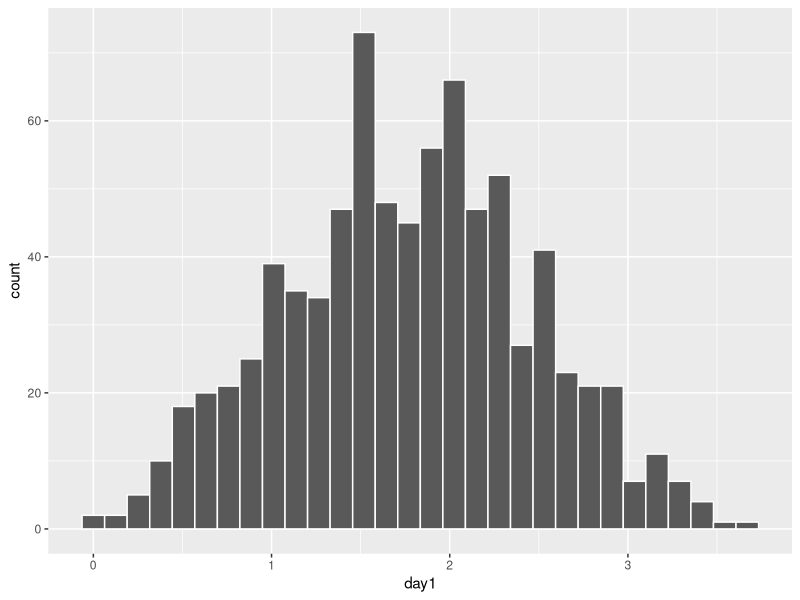
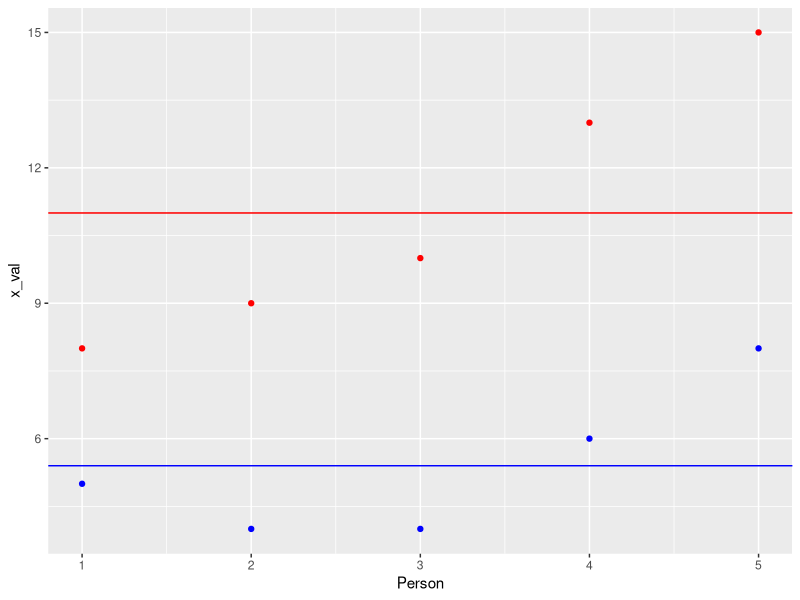
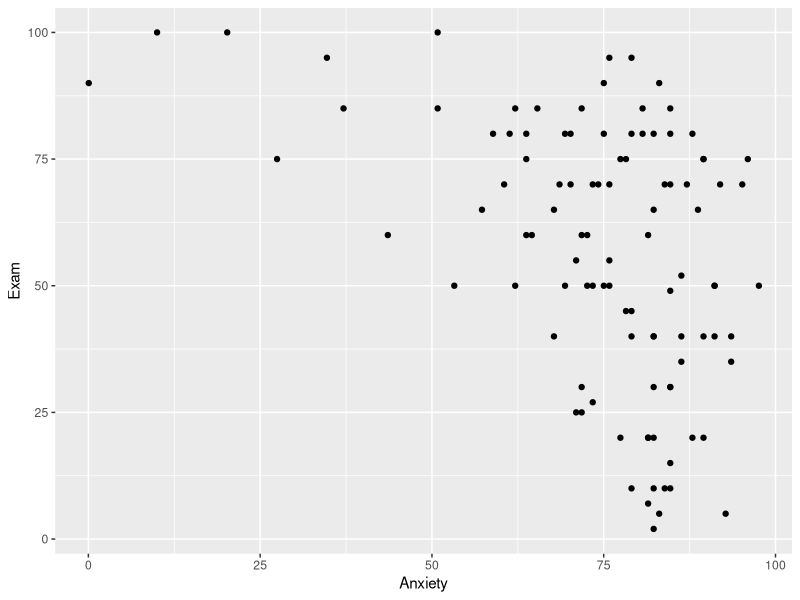

Recreate these plots in R, in order. (Note: this script raises an error after producing the figures.)
## ---- chunk 1
knitr::opts_chunk$set(echo = TRUE, warning=FALSE, message = FALSE)

## ---- chunk 2
colorize <- function(x, color) {
  if (knitr::is_latex_output()) {
    sprintf("\\textcolor{%s}{%s}", color, x)
  } else if (knitr::is_html_output()) {
    sprintf("<span style='color: %s;'>%s</span>", color, 
      x)
  } else x
}

#`r colorize("some words in red", "red")`


## ---- chunk 3

Sys.Date()
## ---- chunk 4
library(ggplot2)
## ---- chunk 5

library(readr)
DownloadFestival <- read_csv("Data_files_csv/DownloadFestival.csv")



dlf=DownloadFestival  #use shorter data.frame names to make your life easier..... 
head(dlf)
tail(dlf)

summary(dlf)





dlf2=subset(dlf, dlf$day1<5)  

ggplot(dlf2, aes(day1))+
  geom_histogram(color="white")
## ---- chunk 6
library(ggplot2)
head(dlf2)
## ---- chunk 7

x_val=c(5,4,4,6,8)
y_val=c(8,9,10,13,15)
Person=c(1,2,3,4,5)
meanx=mean(x_val)
df=data.frame(Person,x_val,y_val)
df

ggplot(df)+
  geom_point(data=df, aes(x=Person,y=x_val),colour="Blue")+
  geom_point(data=df,aes(x=Person,y=y_val), colour="red")+
  geom_hline(aes(yintercept=mean(df$x_val)),colour="Blue")+
geom_hline(aes(yintercept=mean(df$y_val)),colour="red")



## ---- chunk 8
cor(df$x_val, df$y_val)
cor.test(df$x_val, df$y_val)

## ---- chunk 9
library(readr)
Exam_Anxiety <- read_csv("Data_files_csv/Exam Anxiety.csv")
examData=Exam_Anxiety
head(examData)
ggplot(examData, aes(y=Exam, x=Anxiety))+
  geom_point()

cor.test(examData$Exam,examData$Anxiety)

## ---- chunk 10

library(knitr)
library(png)

img3_path<-"Graficos/Bivariate_normal.png"
include_graphics(img3_path)
## ---- chunk 11
library(GGally)
head(examData)


ggpairs(examData, ggplot2::aes(colour=Gender))

## ---- chunk 12
ggpairs(examData[,c(2:5)], ggplot2::aes(colour=Gender)) 
## ---- chunk 13
library(Hmisc)
rcorr(as.matrix(examData[,c("Exam","Anxiety","Revise")]))

## ---- chunk 14

library(knitr)
library(png)

img4_path<-"Graficos/Stanton.png"
include_graphics(img4_path)
## ---- chunk 15
library(Hmisc)
library(readr)
The_Biggest_Liar <- read_csv("Data_files_csv/The Biggest Liar.csv")
liarData=The_Biggest_Liar

head(liarData)

cor(liarData$Position, liarData$Creativity, method = "pearson")

cor(liarData$Position, liarData$Creativity, method = "spearman")

cor(liarData$Position, liarData$Creativity, method = "kendall")
## ---- chunk 16
bootTau=function(liarData,i)cor(liarData$Position[i],liarData$Creativity[i],
                                use="complete.obs",method = "kendall")
## ---- chunk 17
ggplot(liarData, aes(Creativity, Position))+
  geom_point()
